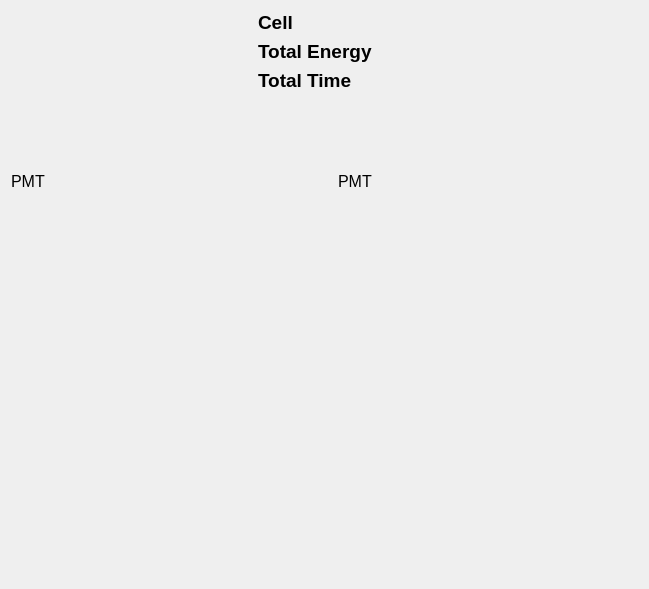
<ui version="4.0" >
 <class>frmCaloDigitsDouble</class>
 <widget class="QWidget" name="frmCaloDigitsDouble" >
  <property name="geometry" >
   <rect>
    <x>0</x>
    <y>0</y>
    <width>649</width>
    <height>589</height>
   </rect>
  </property>
  <property name="font" >
   <font>
    <pointsize>14</pointsize>
    <weight>75</weight>
    <bold>true</bold>
   </font>
  </property>
  <property name="windowTitle" >
   <string>VP1 Calo Digits - (d)</string>
  </property>
  <layout class="QGridLayout" >
   <item row="0" column="0" >
    <spacer>
     <property name="orientation" >
      <enum>Qt::Horizontal</enum>
     </property>
     <property name="sizeHint" >
      <size>
       <width>40</width>
       <height>20</height>
      </size>
     </property>
    </spacer>
   </item>
   <item row="0" column="1" colspan="3" >
    <layout class="QGridLayout" >
     <item row="0" column="0" colspan="4" >
      <widget class="QLabel" name="lblCellName" >
       <property name="text" >
        <string>Cell</string>
       </property>
      </widget>
     </item>
     <item row="1" column="0" colspan="4" >
      <widget class="QLabel" name="lblTotalEnergy" >
       <property name="text" >
        <string>Total Energy</string>
       </property>
      </widget>
     </item>
     <item row="2" column="0" colspan="4" >
      <widget class="QLabel" name="lblTotalTime" >
       <property name="text" >
        <string>Total Time</string>
       </property>
      </widget>
     </item>
    </layout>
   </item>
   <item row="0" column="4" >
    <spacer>
     <property name="orientation" >
      <enum>Qt::Horizontal</enum>
     </property>
     <property name="sizeHint" >
      <size>
       <width>40</width>
       <height>20</height>
      </size>
     </property>
    </spacer>
   </item>
   <item row="1" column="2" >
    <spacer>
     <property name="orientation" >
      <enum>Qt::Vertical</enum>
     </property>
     <property name="sizeHint" >
      <size>
       <width>20</width>
       <height>40</height>
      </size>
     </property>
    </spacer>
   </item>
   <item row="2" column="0" colspan="3" >
    <layout class="QGridLayout" >
     <item row="0" column="0" colspan="4" >
      <widget class="QLabel" name="lblPMTGain_1" >
       <property name="font" >
        <font>
         <pointsize>12</pointsize>
         <weight>50</weight>
         <bold>false</bold>
        </font>
       </property>
       <property name="text" >
        <string>PMT</string>
       </property>
      </widget>
     </item>
     <item row="1" column="0" colspan="4" >
      <widget class="QwtPlot" name="plotDigits_1" >
       <property name="minimumSize" >
        <size>
         <width>300</width>
         <height>300</height>
        </size>
       </property>
      </widget>
     </item>
    </layout>
   </item>
   <item row="2" column="3" colspan="2" >
    <layout class="QGridLayout" >
     <item row="0" column="0" colspan="4" >
      <widget class="QLabel" name="lblPMTGain_2" >
       <property name="font" >
        <font>
         <pointsize>12</pointsize>
         <weight>50</weight>
         <bold>false</bold>
        </font>
       </property>
       <property name="text" >
        <string>PMT</string>
       </property>
      </widget>
     </item>
     <item row="1" column="0" colspan="4" >
      <widget class="QwtPlot" name="plotDigits_2" >
       <property name="minimumSize" >
        <size>
         <width>300</width>
         <height>300</height>
        </size>
       </property>
      </widget>
     </item>
    </layout>
   </item>
   <item row="3" column="1" >
    <spacer>
     <property name="orientation" >
      <enum>Qt::Vertical</enum>
     </property>
     <property name="sizeHint" >
      <size>
       <width>20</width>
       <height>81</height>
      </size>
     </property>
    </spacer>
   </item>
  </layout>
 </widget>
 <customwidgets>
  <customwidget>
   <class>QwtPlot</class>
   <extends>QFrame</extends>
   <header>qwt_plot.h</header>
  </customwidget>
 </customwidgets>
 <resources/>
 <connections/>
</ui>
